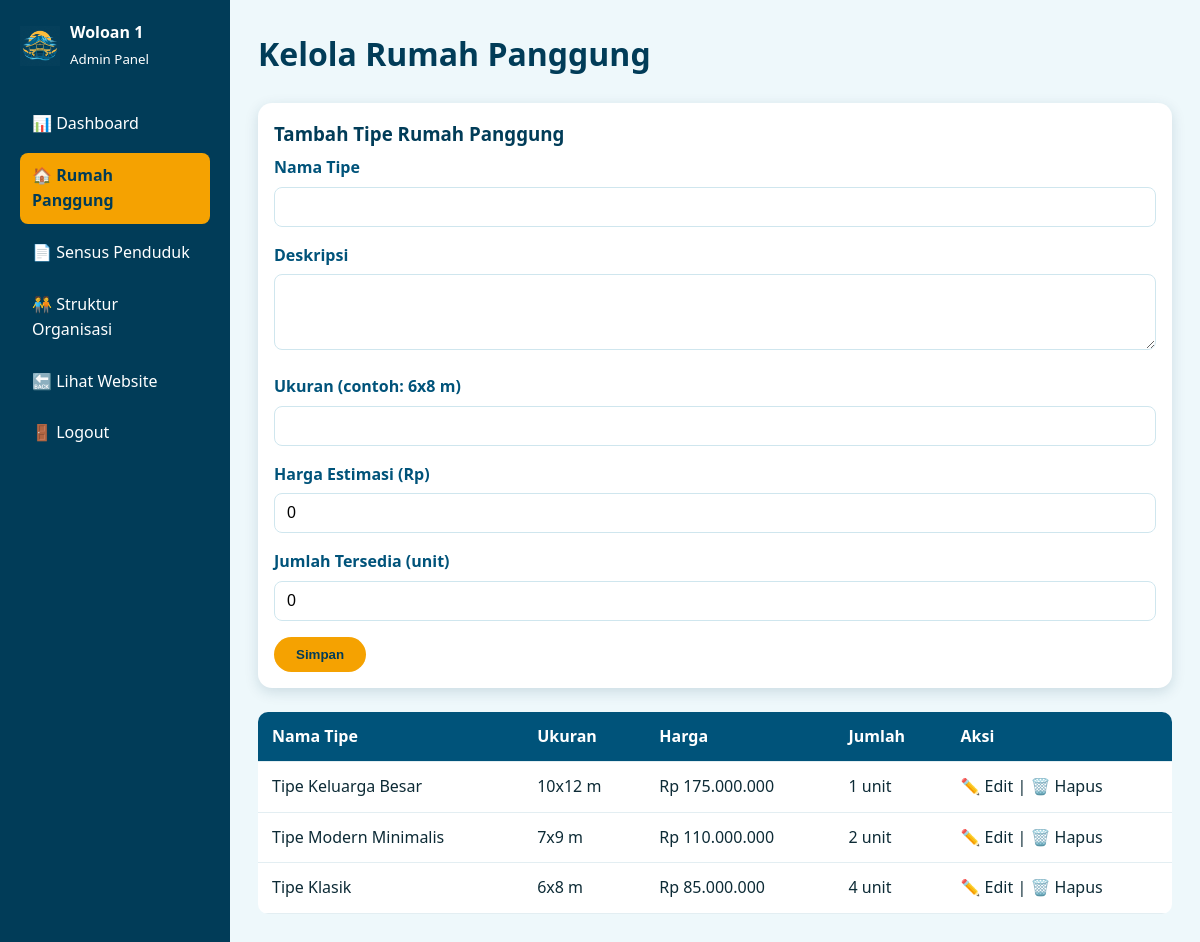
Screenshot of /admin/rumah_panggung.php (signed in) with the database file from the repository.
### tables this page shows
CREATE TABLE IF NOT EXISTS rumah_panggung (
    id INT AUTO_INCREMENT PRIMARY KEY,
    nama_tipe VARCHAR(100) NOT NULL,
    deskripsi TEXT,
    ukuran VARCHAR(50),
    harga_estimasi DECIMAL(15,2) DEFAULT 0,
    jumlah_tersedia INT DEFAULT 0,
    foto VARCHAR(255) DEFAULT NULL,
    created_at TIMESTAMP DEFAULT CURRENT_TIMESTAMP,
    updated_at TIMESTAMP DEFAULT CURRENT_TIMESTAMP ON UPDATE CURRENT_TIMESTAMP
);

### admin/rumah_panggung.php (the view, shortened to what this page needs)
<?php
require_once 'includes/auth.php';
$editData = null;
$items = $pdo->query("SELECT * FROM rumah_panggung ORDER BY id DESC")->fetchAll();
require 'includes/layout_top.php';
?>
<div class="topbar"><h1 style="color:#013C58;">Kelola Rumah Panggung</h1></div>
<div class="card" style="margin-bottom:24px;"><div class="card-body">
    <h3><?= $editData ? 'Edit Tipe Rumah Panggung' : 'Tambah Tipe Rumah Panggung' ?></h3>
    <form method="post">
        <div class="form-group">
            <label>Nama Tipe</label>
            <input type="text" name="nama_tipe" required value="<?= htmlspecialchars($editData['nama_tipe'] ?? '') ?>">
        </div>
        <div class="form-group">
            <label>Deskripsi</label>
            <textarea name="deskripsi" rows="3"><?= htmlspecialchars($editData['deskripsi'] ?? '') ?></textarea>
        </div>
        <div class="form-group">
            <label>Ukuran (contoh: 6x8 m)</label>
            <input type="text" name="ukuran" value="<?= htmlspecialchars($editData['ukuran'] ?? '') ?>">
        </div>
        <div class="form-group">
            <label>Harga Estimasi (Rp)</label>
            <input type="text" name="harga_estimasi" value="<?= htmlspecialchars($editData['harga_estimasi'] ?? '0') ?>">
        </div>
        <div class="form-group">
            <label>Jumlah Tersedia (unit)</label>
            <input type="number" name="jumlah_tersedia" min="0" value="<?= htmlspecialchars($editData['jumlah_tersedia'] ?? '0') ?>">
        </div>
        <button type="submit" class="btn"><?= $editData ? 'Update' : 'Simpan' ?></button>
    </form>
</div></div>
<div style="overflow-x:auto;">
<table>
    <thead><tr><th>Nama Tipe</th><th>Ukuran</th><th>Harga</th><th>Jumlah</th><th>Aksi</th></tr></thead>
    <tbody>
    <?php foreach ($items as $r): ?>
        <tr>
            <td><?= htmlspecialchars($r['nama_tipe']) ?></td>
            <td><?= htmlspecialchars($r['ukuran']) ?></td>
            <td>Rp <?= number_format($r['harga_estimasi'],0,',','.') ?></td>
            <td><?= (int)$r['jumlah_tersedia'] ?> unit</td>
            <td>
                <a href="rumah_panggung.php?edit=<?= $r['id'] ?>">✏️ Edit</a> |
                <a href="rumah_panggung.php?delete=<?= $r['id'] ?>" onclick="return confirm('Yakin hapus data ini?')">🗑️ Hapus</a>
            </td>
        </tr>
    <?php endforeach; ?>
    </tbody>
</table>
</div>
<?php require 'includes/layout_bottom.php'; ?>

### assets/css/style.css (style rules this page uses)
:root { --light-blue: #A8E8F9; --mid-blue: #00537A; --dark-navy: #013C58; --orange: #F5A201; --orange-lt: #FFBA42; --yellow: #FFD35B; --text-dark: #0d2b36; --white: #ffffff; }
* { box-sizing: border-box; margin: 0; padding: 0; }
body { font-family: 'Segoe UI', Arial, sans-serif; background: var(--light-blue); color: var(--text-dark); line-height: 1.6; }
a { text-decoration: none; color: inherit; }
.btn { display: inline-block; background: var(--orange); color: var(--dark-navy); font-weight: 700; padding: 10px 22px; border-radius: 30px; border: none; cursor: pointer; transition: background .2s, transform .15s; }
.card { background: var(--white); border-radius: 14px; overflow: hidden; box-shadow: 0 4px 14px rgba(1, 60, 88, 0.15); transition: transform .2s; }
.card .card-body { padding: 16px; }
.card h3 { color: var(--dark-navy); margin-bottom: 6px; }
table { width: 100%; border-collapse: collapse; background: var(--white); border-radius: 10px; overflow: hidden; }
th, td { padding: 12px 14px; text-align: left; border-bottom: 1px solid #e3eef2; }
th { background: var(--mid-blue); color: var(--white); }
.form-group { margin-bottom: 16px; }
label { display: block; font-weight: 600; margin-bottom: 6px; color: var(--mid-blue); }
input, select, textarea { width: 100%; padding: 10px 12px; border: 1px solid #cfe6ee; border-radius: 8px; font-size: 1rem; }
.topbar { display:flex; justify-content: space-between; align-items:center; margin-bottom: 24px; }

### rows the page displays
rumah_panggung: nama_tipe "Tipe Keluarga Besar", ukuran "10x12 m", harga_estimasi "175.000.000", jumlah_tersedia "1"
rumah_panggung: nama_tipe "Tipe Modern Minimalis", ukuran "7x9 m", harga_estimasi "110.000.000", jumlah_tersedia "2"
rumah_panggung: nama_tipe "Tipe Klasik", ukuran "6x8 m", harga_estimasi "85.000.000", jumlah_tersedia "4"
